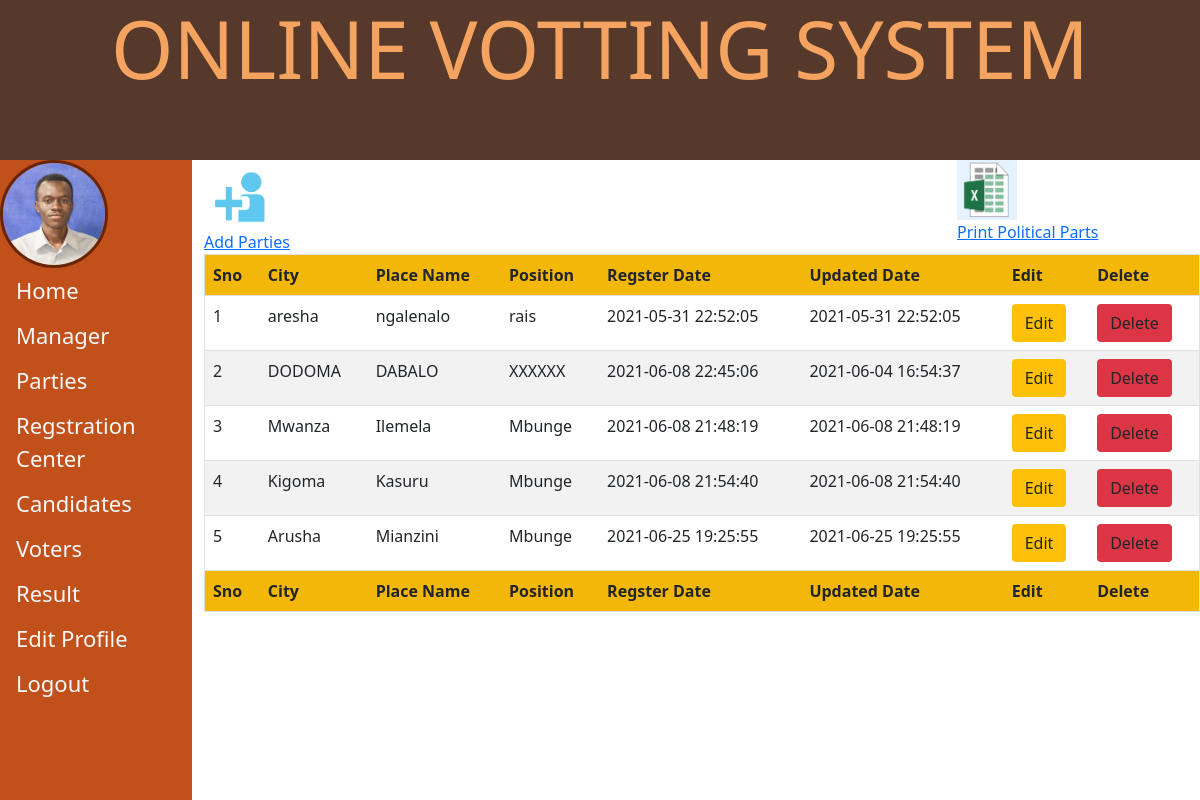
Screenshot of /reg_center.php (signed in) with the database file from the repository.
### tables this page shows
CREATE TABLE IF NOT EXISTS `instution` (
  `id` int(11) NOT NULL AUTO_INCREMENT,
  `iname` varchar(50) NOT NULL,
  `dob` date NOT NULL,
  `place` varchar(50) NOT NULL,
  `email` varchar(50) NOT NULL,
  `passwordz` varchar(255) NOT NULL,
  `nida` int(20) NOT NULL,
  `code` varchar(250) NOT NULL,
  `statuz` varchar(30) NOT NULL,
  `otp` int(250) NOT NULL,
  `typez` varchar(50) NOT NULL DEFAULT 'instution',
  `image` blob NOT NULL,
  `adate` timestamp NOT NULL DEFAULT current_timestamp(),
  `udate` timestamp NOT NULL DEFAULT current_timestamp(),
  PRIMARY KEY (`id`),
  UNIQUE KEY `email` (`email`)
);

CREATE TABLE IF NOT EXISTS `eplace` (
  `id` int(11) NOT NULL AUTO_INCREMENT,
  `nameplace` varchar(50) NOT NULL,
  `city` varchar(50) NOT NULL,
  `position1` varchar(50) NOT NULL,
  `adate` timestamp NOT NULL DEFAULT current_timestamp() ON UPDATE current_timestamp(),
  `udate` timestamp NOT NULL DEFAULT current_timestamp(),
  PRIMARY KEY (`id`),
  UNIQUE KEY `nameplace` (`nameplace`),
  UNIQUE KEY `nameplace_2` (`nameplace`)
);

### reg_center.php (the view, shortened to what this page needs)
<?php
require_once("connection.php");
?>
<!DOCTYPE html>
<html lang="en">
<head>
    <link rel="stylesheet" href="./bootstrap/css/bootstrap.min.css">
    <link rel="stylesheet" href="./bootstrap/css/addition.css">
</head>
<body>
    <div class="jumbotron">
        <h1 class="text-center display-1 myhed">ONLINE VOTTING SYSTEM</h1>
    </div>
    <div class="main">
   <div class="row">
    <div class="col-md-2  linkz">
        <?php require_once("hed.php");?>
    </div>
    <div class="col-md-10 col-sl-6 ">
    <div class="row">
    <div class="col-md-6">
    <a href="add_reg_center.php"><img src="image/user.GIF" alt="add manager" width="70vh" height="70vh"><br> Add Parties</a>
    </div>
    <div class="col-md-6">
    <a href="place_exel.php" class="addbtn" style="float:right; width:50%"><img src="image/exel.PNG" alt="pdf" width="60vh" height="60vh"><br> Print Political Parts</a>
    </div>
    </div>
            <div class="table-responsive">
            <table border="1" class="tablez table table-striped">
                <tr class="bg-warning">
                <th>Sno</th>
                    <th>City</th>
                    <th>Place Name</th>
                    <th>Position</th>
                    <th>Regster Date</th>
                    <th>Updated Date</th>
                    <th>Edit</th>
                    <th>Delete</th>
                </tr>
                <tr class="active">
                <?php
                    require_once("connection.php");
                    $select = "SELECT * FROM eplace";
                    $query = mysqli_query($conn,$select);
                    $sno=1;
                    while($array=mysqli_fetch_array($query)){
                        $pname = $array['nameplace'];
                        $city = $array['city'];
                        $p1 = $array['position1'];
                        $adate = $array['adate'];
                        $udate = $array['udate'];
                        $id = $array['id'];
                        echo "<td>$sno</td>";
                        echo "<td>$city</td>";
                        echo "<td>$pname</td>";
                        echo "<td>$p1</td>";
                        echo "<td>$adate</td>";
                        echo "<td>$udate</td>";
                        echo "<td><a href='edit_reg_center.php?pid=$id' class='bg-warning btn'>Edit</a></td>";
                        echo "<td><a href='del_reg_center.php?pid=$id' class='bg-danger btn'>Delete</a></td>";
                        echo "</tr>";
                        $sno++;
                    }
                    ?>
                <tr class="bg-warning">
                <th>Sno</th>
                    <th>City</th>
                    <th>Place Name</th>
                    <th>Position</th>
                    <th>Regster Date</th>
                    <th>Updated Date</th>
                    <th>Edit</th>
                    <th>Delete</th>
                </tr>
            </table>
            </div>
    </div>
</div>
    </div>
</body>
</html>

### hed.php (shortened to what this page needs)
<!DOCTYPE html>
<html lang="en">
<head>
    <link rel="stylesheet" href="./bootstrap/css/bootstrap.min.css">
    <link rel="stylesheet" href="./bootstrap/css/addition.css">
</head>
<body>
    <div class="hedd">
    <div>
    <?php
    $chukua=$_SESSION['manager'];
    $select = "SELECT image FROM instution WHERE email='$chukua'";
    $quer = mysqli_query($conn,$select);
    $array=mysqli_fetch_array($quer);
        $img = $array['image'];
        echo "<img src='imagez/".$img."'width='100vh' height='100vh''>";
    ?>
    </div>
    <div><a href="admin_home.php" class="text-light">Home</a> </div>
    <div><a href="reg_instution.php"class="text-light">Manager</a></div>
    <div><a href="parties.php"class="text-light">Parties</a></div>
    <div><a href="reg_center.php"class="text-light">Regstration Center</a></div>
    <div><a href="candidates.php"class="text-light">Candidates</a></div>
    <div><a href="voter.php"class="text-light">Voters</a></div>
    <div><a href="mresurt.php"class="text-light">Result</a></div>
    <div><a href="edit_pelson.php"class="text-light">Edit Profile</a></div>
    <div><a href="logout.php"class="text-light">Logout</a></div>
    </div>
</body>
</html>

### rows the page displays
instution: image (picture)
eplace: city "aresha", nameplace "ngalenalo", position1 "rais", adate "2021-05-31 22:52:05", udate "2021-05-31 22:52:05"
eplace: city "DODOMA", nameplace "DABALO", position1 "XXXXXX", adate "2021-06-08 22:45:06", udate "2021-06-04 16:54:37"
eplace: city "Mwanza", nameplace "Ilemela", position1 "Mbunge", adate "2021-06-08 21:48:19", udate "2021-06-08 21:48:19"
eplace: city "Kigoma", nameplace "Kasuru", position1 "Mbunge", adate "2021-06-08 21:54:40", udate "2021-06-08 21:54:40"
eplace: city "Arusha", nameplace "Mianzini", position1 "Mbunge", adate "2021-06-25 19:25:55", udate "2021-06-25 19:25:55"
